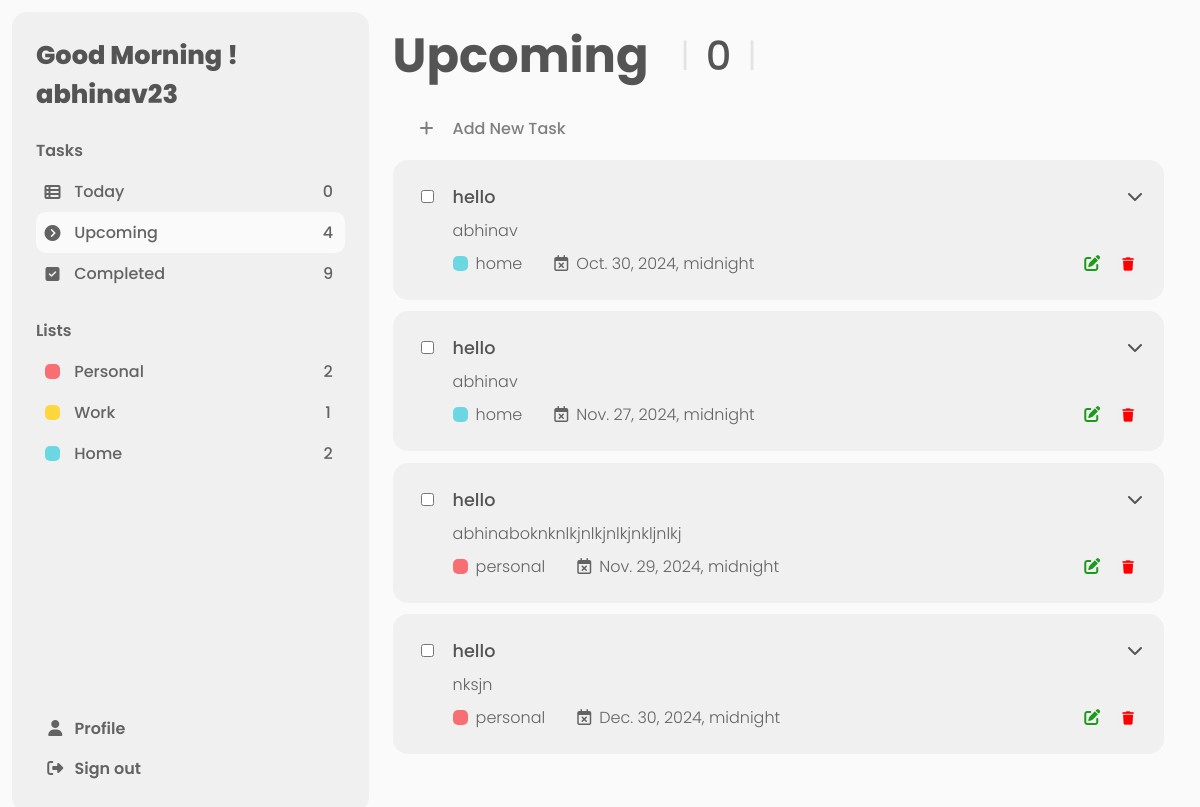
Before: /upcoming_tasks (signed in) with the older database file.
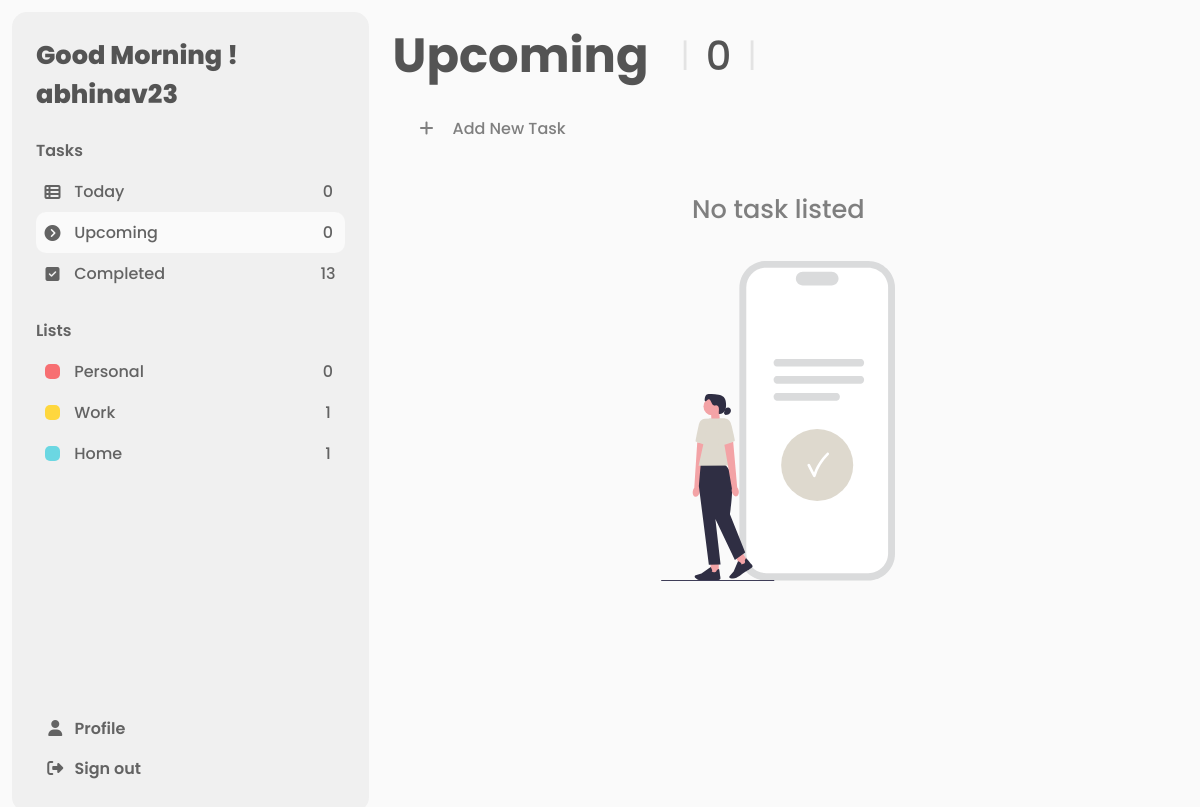
After: the same page with the newer database file.
### todo_list/models.py (models this page shows, shortened)
class Task(models.Model):
    task_id = models.AutoField(primary_key=True)
    user= models.ForeignKey(User, on_delete=models.CASCADE)
    title= models.CharField(max_length=100)
    description= models.TextField(max_length=1000)
    category= models.CharField(max_length=20)
    dueDate= models.DateTimeField()
    completionStatus= models.BooleanField(default= False)

### todo_list/views.py (the view)
# urls.py: path("upcoming_tasks",views.upcoming_tasks, name="upcoming_tasks"),
def upcoming_tasks(request):
    today_user_tasks= get_data(request, 0)
    upcoming_user_tasks= get_data(request, 1)
    completed_user_tasks=get_data(request, 2)
    personal_user_tasks= get_data(request,3)
    home_user_tasks= get_data(request,4)
    work_user_tasks= get_data(request,5)
    return render(request, "upcoming_tasks.html",{'user_details': request.user ,"tasks": upcoming_user_tasks, "num_of_tasks": len(today_user_tasks),
                                              'upcoming_tasks_count': len(upcoming_user_tasks),'completed_tasks_count':len(completed_user_tasks),
                                               'personal_tasks_count':len(personal_user_tasks), 'home_tasks_count':len(home_user_tasks),
                                                'work_tasks_count': len(work_user_tasks)})

### todo_list/views.py (called while the page is built)
def get_data(request, num):
    all_tasks= [Task.objects.filter(user=request.user, completionStatus= False, dueDate= date.today()),
                Task.objects.filter(user=request.user, completionStatus= False, dueDate__gt= date.today()).order_by('dueDate'),
                Task.objects.filter(user=request.user, completionStatus= True),
                Task.objects.filter(user=request.user, completionStatus= False, category="personal"),
                Task.objects.filter(user=request.user, completionStatus= False, category="home"),
                Task.objects.filter(user=request.user, completionStatus= False, category="work")
                ]
    return all_tasks[num]

### todo_list/templates/upcoming_tasks.html (shortened to what the changed rows need)
<!DOCTYPE html>
<html lang="en">
<head>
    <link rel="stylesheet" href="https://cdnjs.cloudflare.com/ajax/libs/font-awesome/6.5.1/css/all.min.css" />
    {% load static %}
    <link rel="stylesheet" href="{% static '/css/dashboard.css' %}">
</head>
<body>
    <div class="dashboard">
        <div class="sidebar-section">
            <div class="home-options">
                    <a href="upcoming_tasks">
                        <li class="tasks-item active">
                            <div  class="task-item-icon">
                                <i class="fa-solid fa-circle-chevron-right "></i>
                            </div>
                            <div class="task-item-text">Upcoming</div>
                            <div class="task-item-count">{{upcoming_tasks_count}}</div>
                        </li>
                    </a>
                    <a href="completed_tasks">
                        <li class="tasks-item">
                            <div  class="task-item-icon"><i class="fa-solid fa-square-check "></i></div>
                            <div class="task-item-text">Completed</div>
                            <div class="task-item-count">{{completed_tasks_count}}</div>
                        </li>
                    </a>
                <a href="personal_tasks">
                    <li class="lists-item">
                        <div class="list-item-red">
                            <div class="redbox"></div>
                        </div>
                        <div class="list-item-text">
                            Personal
                        </div>
                        <div class="task-item-count">{{personal_tasks_count}}</div>
                    </li>
                </a>
                <a href="home_tasks">
                    <li class="lists-item">
                        <div class="list-item-blue">
                            <div class="bluebox"></div>
                        </div>
                        <div class="list-item-text">Home</div>
                        <div class="task-item-count">{{home_tasks_count}}</div>
                    </li>
                </a>
            </div>
        </div>
        <div class="task-list-section">
            {% if tasks  %}
            {% for task in tasks %}
            <div class="task-container">
                <div class="task-checkbox">
                    <div class="completion-button">
                        <form action="">
                            <input type="checkbox" name="" class="isCompleted" data-task-id={{task.task_id}}>
                        </form>
                    </div>
                </div>
                <div class="task-details">
                    <div class="title-arrow-container">
                        <div class="task-title">{{ task.title }}</div>
                        <div class="togglebutton"><i class="fa-solid fa-chevron-right rotate-right"></i></div>
                    </div>
                    <div>
                        <div class="description">{{ task.description }}</div>
                    </div>
                    <div class="task-subdetails-container">
                        <div class="category-duedate-container">
                            <div class="category-container">
                                {% if task.category == "personal" %}
                                    <div class="redbox"></div>
                                {% elif task.category == "home" %}
                                    <div class="bluebox"></div>
                                {% elif task.category == "work" %}
                                    <div class="yellowbox"></div>
                                {% endif %}
                                <div class="category">{{ task.category }}</div>
                            </div>
                            <div class="due-date-container">
                                <div>
                                    <i class="fa-regular fa-calendar-xmark"></i>
                                </div>
                                <div class="due_date">{{ task.dueDate }}</div>
                            </div>
                        </div>
                        <div id="task-edit-del-container">
                            <div class="task-edit-container">
                                <i class="fa-solid fa-pen-to-square"></i>
                            </div>
                            <div class="task-del-container">
                                <form action="delete_task" method="post">
                                    <div>
                                        <button><i class="fa-solid fa-trash"></i></button>
                                    </div>
                                </form>
                            </div>
                        </div>
                    </div>
                </div>
            </div>
            {% endfor %}
            {% else %}
            <div class="no-task-container">
                <div class="no-task-heading">No task listed</div>
                <div class="no-task-image-container"><img src="{% static '/images/no-task.svg' %}" alt=""></div>
            </div>
            {% endif %}
        </div>
</div>
</body>
</html>

Changed rows visible on the page:
removed Task: title "hello", description "abhinav", category "home", dueDate "Oct. 30, 2024, midnight"
no longer on this page (row edited): Task: title "hello", description "abhinav", category "home", dueDate "Nov. 27, 2024, midnight"
no longer on this page (row edited): Task: title "hello", description "abhinaboknknlkjnlkjnlkjnkljnlkj", category "personal", dueDate "Nov. 29, 2024, midnight"
no longer on this page (row edited): Task: title "hello", description "nksjn", category "personal", dueDate "Dec. 30, 2024, midnight"
Other visible differences:
{{ upcoming_tasks_count }}: "4" → "0"
{{ completed_tasks_count }}: "9" → "13"
{{ personal_tasks_count }}: "2" → "0"
{{ home_tasks_count }}: "2" → "1"
text now shown: "No task listed"
